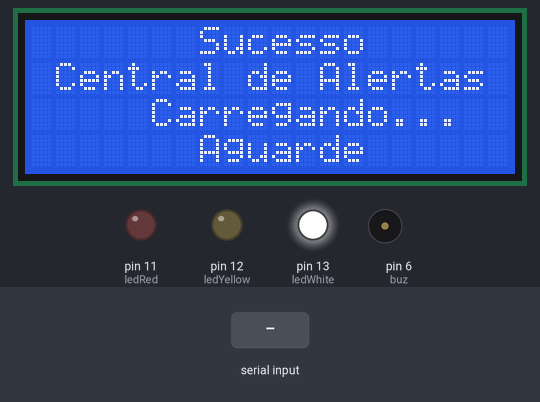
Recording of a sketch running on a simulated Arduino Uno, built with avr-gcc and run on an emulated ATmega328P. Parts: 20×4 character LCD, output pins drawn as LEDs (lit = HIGH), buzzer (waves = sounding). Dashed ring = blinking. The test bench sets the inputs (shaded band).

Above: at 1.3 s.
1.4 s: "1" received over Serial
At 1.71 s:
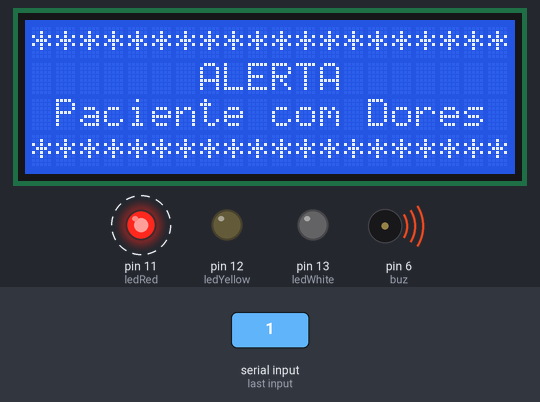
4.4 s: "2" received over Serial
At 6.1 s:
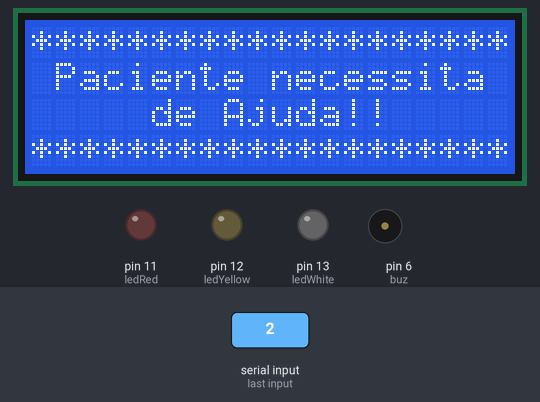
6.4 s: "0" received over Serial
At 7.7 s:
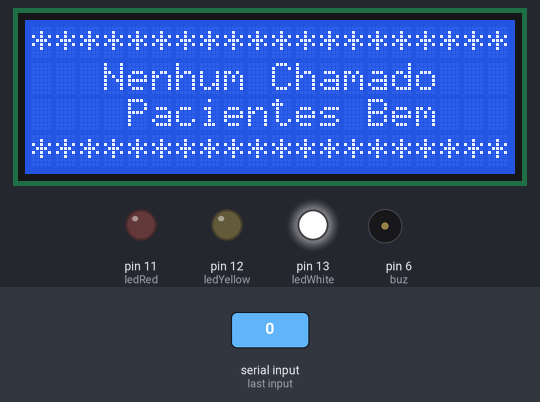
Timing chart, 0 to 9.4 s (numbered marks = the images above; inputs shaded):
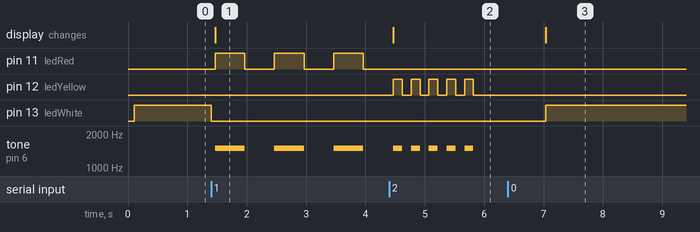

The sketch:

alerta.ino
```cpp
#include <Wire.h>
#include <LiquidCrystal_I2C.h>

#define ledWhite 13
#define ledYellow 12
#define ledRed 11
#define buz 6

LiquidCrystal_I2C lcd(0x27, 20, 4);

int buzState = 0;
unsigned long previousMillis = 0;
const long interval = 500;
bool buzOn = false;

void setup() {
  Serial.begin(9600);
  pinMode(ledWhite, OUTPUT);
  pinMode(ledYellow, OUTPUT);
  pinMode(ledRed, OUTPUT);
  pinMode(buz, OUTPUT);
  lcd.init();
  lcd.backlight();
  lcd.setCursor(7, 0);
  lcd.print("Sucesso");
  lcd.setCursor(1, 1);
  lcd.print("Central de Alertas");
  lcd.setCursor(5, 2);
  lcd.print("Carregando...");
  lcd.setCursor(7, 3);
  lcd.print("Aguarde");
}

void loop() {

  if (Serial.available() > 0) {
    char command = Serial.read();

    if (command == '0') {
      buzState = 0;
      digitalWrite(ledRed, LOW);
      digitalWrite(ledYellow, LOW);
      lcd.clear();
      lcd.setCursor(0, 0);
      lcd.print("********************");
      lcd.setCursor(3, 1);
      lcd.print("Nenhum Chamado");
      lcd.setCursor(4, 2);
      lcd.print("Pacientes Bem");
      lcd.setCursor(0, 3);
      lcd.print("********************");
    } else if (command == '1') {
      buzState = 1;
      digitalWrite(ledWhite, LOW);
      digitalWrite(ledYellow, LOW);
      lcd.clear();
      lcd.setCursor(0, 0);
      lcd.print("********************");
      lcd.setCursor(1, 2);
      lcd.print("Paciente com Dores");
      lcd.setCursor(7, 1);
      lcd.print("ALERTA");
      lcd.setCursor(0, 3);
      lcd.print("********************");
    } else if (command == '2') {
      noTone(buz);
      buzState = 2;
      digitalWrite(ledRed, LOW);
      digitalWrite(ledWhite, LOW);
      lcd.clear();
      lcd.setCursor(0, 0);
      lcd.print("********************");
      lcd.setCursor(1, 1);
      lcd.print("Paciente necessita");
      lcd.setCursor(5, 2);
      lcd.print("de Ajuda!!");
      lcd.setCursor(0, 3);
      lcd.print("********************");
    }
  }

  if (buzState == 1) {
    unsigned long currentMillis = millis();
    if (currentMillis - previousMillis >= interval) {
      previousMillis = currentMillis;
      buzOn = !buzOn;

      if (buzOn) {
        tone(buz, 1500);
        digitalWrite(ledRed, HIGH);
      } else {
        noTone(buz);
        digitalWrite(ledRed, LOW);
      }
    }
  } else if (buzState == 0) {
    noTone(buz);
    digitalWrite(ledWhite, HIGH);
  } else if (buzState == 2) {
    unsigned long currentMillis = millis();
    if (currentMillis - previousMillis >= interval) {
      previousMillis = currentMillis;
      alertaModerado();
      delay(1000);
    }
  }
}


void alertaModerado() {
  for (int i = 0; i < 5; i++) {
    tone(buz, 1500);  // frequência um pouco mais aguda
    digitalWrite(ledYellow, HIGH);
    delay(150);
    digitalWrite(ledYellow, LOW);
    noTone(buz);
    delay(150);
  }
}
```

Measured:
- after the input at 1.4 s, pin 11 (ledRed): alternates HIGH for 0.50 s and LOW for 0.50 s, starting after 0.07 s; pin 13 (ledWhite): HIGH → LOW at once; tone on pin 6 (buz): alternates 1500 Hz for 0.50 s and silent for 0.50 s, starting after 0.07 s; the display: changes after 0.07 s (image 1)
- after the input at 4.4 s, pin 11 (ledRed): stops changing and stays LOW; pin 12 (ledYellow): alternates HIGH for 0.15 s and LOW for 0.15 s, 10 changes in all, then stays LOW, starting after 0.07 s
- after the input at 6.4 s, pin 12 (ledYellow): stops changing and stays LOW; pin 13 (ledWhite): LOW → HIGH after 0.64 s; tone on pin 6 (buz): stops changing and stays silent; the display: changes after 0.64 s (image 3)
